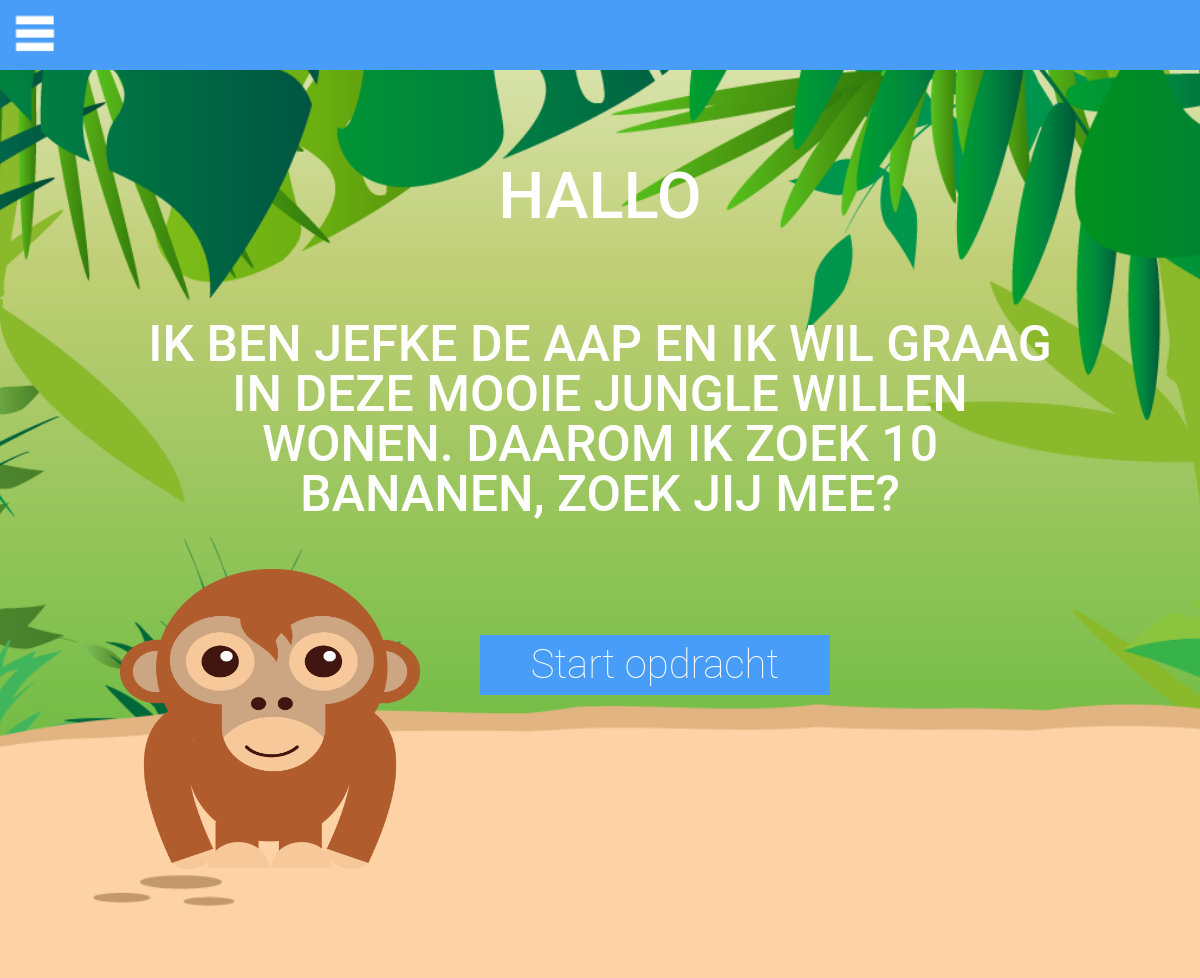
The page /pagina.php?paginaNr=0 on the database its author committed.
### tables this page shows
CREATE TABLE IF NOT EXISTS `tblpaginas` (
  `PaginaID` int(10) NOT NULL AUTO_INCREMENT,
  `VerhaalID` int(10) NOT NULL,
  `PaginaNummer` int(10) NOT NULL,
  `Prijs` tinyint(1) NOT NULL,
  `Wachtwoord` tinyint(1) NOT NULL,
  `Score` tinyint(1) NOT NULL,
  `Omschrijving` text NOT NULL,
  `Titel` text NOT NULL,
  PRIMARY KEY (`PaginaID`),
  KEY `VerhaalID` (`VerhaalID`)
);

CREATE TABLE IF NOT EXISTS `tblafbeeldingen` (
  `AfbeeldingID` int(11) NOT NULL AUTO_INCREMENT,
  `VerhaalID` int(11) NOT NULL,
  `ScoreVolImg` text NOT NULL,
  `ScoreLeegImg` text NOT NULL,
  `PrijsImg` text NOT NULL,
  `startImg` text NOT NULL,
  `Mascotte` text NOT NULL,
  PRIMARY KEY (`AfbeeldingID`),
  KEY `VerhaalID` (`VerhaalID`)
);

### classes/Pagina.class.php (called while the page is built, shortened)
<?php
include_once("classes/db.class.php");
class Pagina
{
    public function getpagina($paginaNr, $verhaalid){
    $db = new database();
    $sql = "select * from tblpaginas p, tblafbeeldingen a
where paginanummer = ".$paginaNr."
and p.verhaalid =".$verhaalid."
and p.verhaalid = a.verhaalid";
        return $db->conn->query($sql);
    }
}

### classes/db.class.php (called while the page is built, shortened)
<?php
	class Database
	{
		private $m_sHost = "localhost";
		private $m_sUser = "root";
		private $m_sPassword = "";
		private $m_sDatabase = "eindwerk";
		public function __construct()
		{
			$this->conn = new mysqli($this->m_sHost, $this->m_sUser, $this->m_sPassword, $this->m_sDatabase);
		}
	}
?>

### pagina.php (the view, shortened to what this page needs)
<?php
include_once("classes/Pagina.class.php");
$pagina = new Pagina();
$paginaNr = $_GET["paginaNr"];
$result = $pagina->getpagina($paginaNr,1);
$res = $result->fetch_assoc();
?>
<!DOCTYPE html>
<html lang="nl">
<head>
	<link rel="stylesheet" type="text/css" href="css/reset.css"/>
	<link rel="stylesheet" type="text/css" href="css/style.css"/>
    <link rel="stylesheet" type="text/css" media="screen" href="css/mediaqueries.css"/>
</head>
<body>
  <ul class="navigation">
    <li class="nav-item"><a href="index.php">MIJN OPDRACHTEN</a></li>
    <li class="nav-item"><a href="mijnverhalen.php">MIJN VERHALEN</a></li>
    <li class="nav-item"><a href="help.php">HELP</a></li>
</ul>
<label for="nav-trigger"></label>
<div class="site-wrap" id="jungle">
    <form action="" method="post">
<?php
$buttonText = "Nieuwe opdracht";
if ($res['PaginaNummer']==0){
    $buttonText = "Start opdracht";
}
if ($res['Omschrijving'] != null){
   echo "<h1 class='titel'>" . $res['Titel']. "</h1>";
   echo "<p class='omschrijving'>" . $res['Omschrijving']. "</p>";
    }
if ($res['Mascotte'] != null){
   echo "<img src=". $res['Mascotte']." 'alt='aap' class='aap'/>";
    }
?>
    <input type="submit" id="start" name="btnVolgende" value="<?php echo $buttonText?>"/>
    </form>
</div>
</body>
</html>

### css/style.css (style rules this page uses)
body { background-color: #489DF9; font-family: 'robotomedium' , sans-serif; }
p { font-family: 'robotomedium', sans-serif; font-size: 20px; text-align: center; color: white; }
h1,h2 { font-family: 'roboto',sans-serif; font-weight: 300; text-align: center; color:white; }
h1 { font-size: 30px; margin: 30px; }
p,a, label { color:black; display: block; color: white; font-family: 'roboto',sans-serif; font-weight: 300; }
h1 { font-size: 30px; color:white; font-weight: 100; text-align: center; margin-bottom: 20px; }
form { margin-top: 20px; }
input { font-size: 15px; width: 46%; padding: 5px; height: 20px; margin: 5px; }
input { display:inline-block; margin: 1%; height:25px; width:45%; font-size: 15px; padding: 5px; margin: 5px; }
input[type="submit"] { background-color: white; border: none; font-family: 'roboto' , sans-serif; font-weight: 300; color: #F5683D; font-size: 40px; border: none; width:50%; height: 60px; margin-left: 25%; margin-top: 20px; }
.navigation { background: #F5683D; width: 100%; height: 100%; position: fixed; top: 0; right: 0; bottom: 0; left: 0; z-index: -1; font-family: 'robotomedium' , sans-serif; font-weight: 200; font-size: 30px; margin-top: 110px; }
.navigation .nav-item { background-color: white; height: 80px; margin-top: 20px; }
.navigation .nav-item a { text-decoration: none; color: #F5683D; padding: 0.5em 1em 0.5em 1.5em; margin-top: 12px; }
label[for="nav-trigger"] { position: fixed; top: 15px; left: 15px; z-index: 2; }
label[for="nav-trigger"] { width: 40px; height: 40px; cursor: pointer; background-image: url("../images/menu.png"); background-repeat: no-repeat; background-size: contain; }
.site-wrap { position: relative; top: 0; left: 0; padding: 4em; background-repeat: no-repeat; background-color: white; background-size:contain; }
#jungle { background-image: url(../images/jungleBG2.png); position: relative; margin-top: 70px; background-position: top; background-size: cover; height: 780px; }
.omschrijving { font-family: 'roboto' sans-serif; font-weight: 500; font-size: 50px; padding-left: 80px; padding-right: 80px; padding-top: 20px; color: white; margin-top: 70px; position: relative; text-align: center; }
.titel { font-family: 'roboto' sans-serif; font-weight: 500; font-size: 65px; }
#start { background-color: #489DF9; font-family: 'roboto' sans-serif; font-weight: 100; font-size: 40px; position: absolute; top:60%; left: 15%; width: 350px; height: 60px; color: white; }
.aap { width: 300px; height: 300px; position: absolute; top: 55%; left: 10%; }

### rows shown on the page
tblpaginas: Titel "HALLO", Omschrijving "IK BEN JEFKE DE AAP EN IK WIL GRAAG IN DEZE MOOIE JUNGLE WILLEN WONEN. DAAROM IK ZOEK 10 BANANEN, ZOEK JIJ MEE?", tblafbeeldingen.Mascotte (picture), btnVolgende "Start opdracht"
